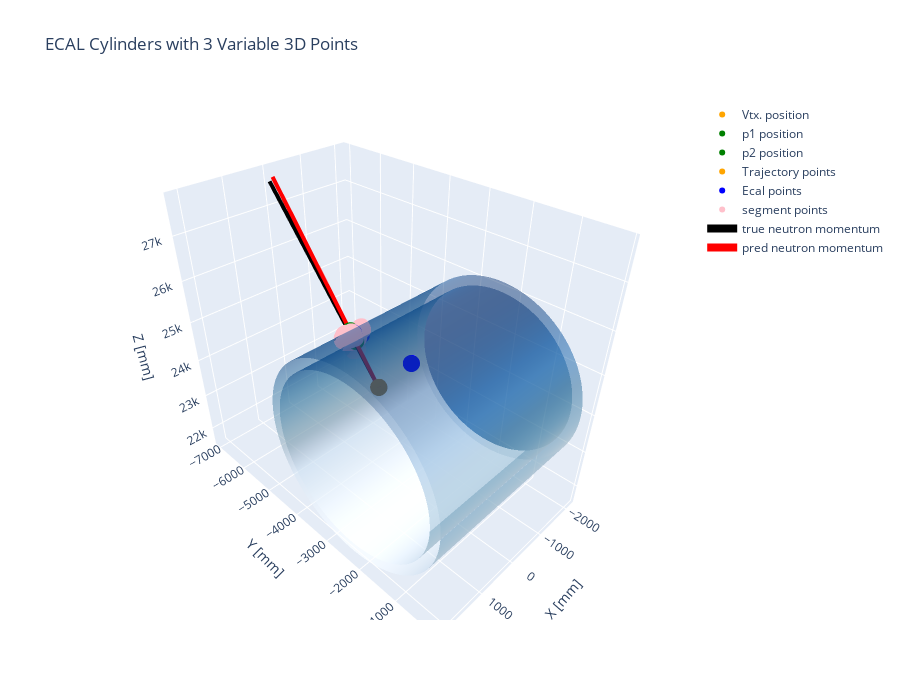

Notebook cell for this chart:
### Code cell
# --- Parametri cilindri (in mm) ---
r_out, r_in = 2230.0, 2000.0
x_min, x_max = -2150.0, 2150.0

# Centro del cilindro
x_c, y_c, z_c = 0.0, -2384.73, 23910.0

#event_index = 10


event_index = 227 #good
#event_index = 1

evt_df = df_flag.Range(event_index,event_index+1)
# evt_df = (evt_df.Define("x1", "hit_pred[0]")
#           .Define("y1", "hit_pred[1]")
#           .Define("z1", "hit_pred[2]")
#           .Define("x2", "hit_pred[3]")
#           .Define("y2", "hit_pred[4]")
#           .Define("z2", "hit_pred[5]"))

evt_df = (evt_df.Define("x1", "hit_pred2[0]")
          .Define("y1", "hit_pred2[1]")
          .Define("z1", "hit_pred2[2]")
          .Define("x2", "hit_pred2[3]")
          .Define("y2", "hit_pred2[4]")
          .Define("z2", "hit_pred2[5]")
          .Define("px_n", "n_px[0]")
          .Define("py_n", "n_py[0]")
          .Define("pz_n", "n_pz[0]")
          .Define("true_mom", "sqrt(px_n*px_n + py_n*py_n + pz_n*pz_n)" )
          .Define("px_end", "px_n/true_mom")
          .Define("py_end", "py_n/true_mom")
          .Define("pz_end", "pz_n/true_mom")
          .Define("pred_mom", "sqrt(n_px_pred*n_px_pred + n_py_pred*n_py_pred + n_pz_pred*n_pz_pred)" )
          .Define("px_end2", "n_px_pred/pred_mom")
          .Define("py_end2", "n_py_pred/pred_mom")
          .Define("pz_end2", "n_pz_pred/pred_mom")
          
          )

vtx_pos = evt_df.AsNumpy(["vertex_x","vertex_y","vertex_z"])
p1 = evt_df.AsNumpy(["x1","y1","z1"])
p2 = evt_df.AsNumpy(["x2","y2","z2"])
traj_point = evt_df.AsNumpy(["true_x_pos", "true_y_pos", "true_z_pos"])
ecal_point = evt_df.AsNumpy(["x_ecal", "y_ecal", "z_ecal"])
seg_point = evt_df.AsNumpy(["true_n_startX", "true_n_startY", "true_n_startZ"])
true_mom = evt_df.AsNumpy(["px_end","py_end","pz_end"])
pred_mom = evt_df.AsNumpy(["px_end2","py_end2","pz_end2"])
# segment = evt_df


traj = {k: list(traj_point[k][0]) for k in traj_point}
ecal = {k: list(ecal_point[k][0]) for k in ecal_point}
seg = {k: list(seg_point[k][0]) for k in seg_point}

# true_n_startX"

# --- Griglia cilindri ---
theta = np.linspace(0, 2*np.pi, 100)
x = np.linspace(x_min, x_max, 50)
Theta, X = np.meshgrid(theta, x)

# --- Coordinate cilindri ---
Y_out = y_c + r_out * np.cos(Theta)
Z_out = z_c + r_out * np.sin(Theta)

Y_in  = y_c + r_in  * np.cos(Theta)
Z_in  = z_c + r_in  * np.sin(Theta)

# --- Creazione figura Plotly ---
fig = go.Figure()

# Cilindro esterno
fig.add_surface(
    x=X + x_c, y=Y_out, z=Z_out,
    colorscale='Blues', opacity=0.5, showscale=False,
    name='Outer cylinder'
)

# Cilindro interno
fig.add_surface(
    x=X + x_c, y=Y_in, z=Z_in,
    colorscale='Blues', opacity=0.5, showscale=False,
    name='Inner cylinder'
)

#vertex
fig.add_trace(go.Scatter3d(
    x= vtx_pos["vertex_x"], y=vtx_pos["vertex_y"], z=vtx_pos["vertex_z"],
    mode='markers+text',
    #text=labels,
    textposition='top center',
    marker=dict(size=6, color='orange', symbol='circle'),
    name='Vtx. position'
))

#firt hit
fig.add_trace(go.Scatter3d(
    x= p1["x1"], y=p1["y1"], z=p1["z1"],
    mode='markers+text',
    #text=labels,
    textposition='top center',
    marker=dict(size=6, color='green', symbol='circle'),
    name='p1 position'
))

#second hit
fig.add_trace(go.Scatter3d(
    x= p2["x2"], y=p2["y2"], z=p2["z2"],
    mode='markers+text',
    #text=labels,
    textposition='top center',
    marker=dict(size=6, color='green', symbol='circle'),
    name='p2 position'
))

#trajectory points
fig.add_trace(go.Scatter3d(
    x= traj["true_x_pos"], y=traj["true_y_pos"], z=traj["true_z_pos"],
    mode='markers',
    #text=labels,
    #textposition='top center',
    marker=dict(size=6, color='orange', symbol='circle'),
    name='Trajectory points'
))

#cluster position
fig.add_trace(go.Scatter3d(
    x= ecal["x_ecal"], y=ecal["y_ecal"], z=ecal["z_ecal"],
    mode='markers',
    #text=labels,
    #textposition='top center',
    marker=dict(size=6, color='blue', symbol='circle'),
    name='Ecal points'
))

#seg position
fig.add_trace(go.Scatter3d(
    x= seg["true_n_startX"], y=seg["true_n_startY"], z=seg["true_n_startZ"],
    mode='markers',
    #text=labels,
    #textposition='top center',
    marker=dict(size=6, color='pink', symbol='circle'),
    name='segment points'
))

x0 = vtx_pos["vertex_x"][0]
y0 = vtx_pos["vertex_y"][0]
z0 = vtx_pos["vertex_z"][0]

x1 = true_mom["px_end"][0]
y1 = true_mom["py_end"][0]
z1 = true_mom["pz_end"][0]
print(f"({x1}, {y1}, {z1})")
f = 5000
# x_new = x0 + f * (x1 - x0)
# y_new = y0 + f * (y1 - y0)
# z_new = z0 + f * (z1 - z0)

x_new = x0 + f * (x1)
y_new = y0 + f * (y1)
z_new = z0 + f * (z1)

fig.add_trace(go.Scatter3d(
    #x= true_mom["px_n"], y=true_mom["py_n"], z=true_mom["pz_n"],
    # x= vtx_pos["vertex_x"] + , y=vtx_pos["vertex_y"] + , z=vtx_pos["vertex_z"] + 
    # x=x_line + , y=y_line, z=z_line,
    # x= [vtx_pos["vertex_x"], true_mom["px_end"]] ,
    # y= [vtx_pos["vertex_y"], true_mom["py_end"]] ,
    # z= [vtx_pos["vertex_z"], true_mom["pz_end"]] ,

    # x=[x0, x1],
    # y=[y0, y1],
    # z=[z0, z1],

    x=[x0, x_new],
    y=[y0, y_new],
    z=[z0, z_new],

    mode='lines',
    #text=labels,
    #textposition='top center',
    line=dict(color='black', width=8),
    name='true neutron momentum'
))


x1_p = pred_mom["px_end2"][0]
y1_p = pred_mom["py_end2"][0]
z1_p = pred_mom["pz_end2"][0]

x_new2 = x0 + f * (x1_p)
y_new2 = y0 + f * (y1_p)
z_new2 = z0 + f * (z1_p)

#pred momentum
fig.add_trace(go.Scatter3d(
    x=[x0, x_new2],
    y=[y0, y_new2],
    z=[z0, z_new2],

    mode='lines',
    #text=labels,
    #textposition='top center',
    line=dict(color='red', width=8),
    name='pred neutron momentum'
))


# true_mom = evt_df.AsNumpy(["px_n","py_n","pz_n"])
# pred_mom = evt_df.AsNumpy(["n_px_pred", "n_py_pred","n_pz_pred"])


fig.update_layout(
    title='ECAL Cylinders with 3 Variable 3D Points',
    scene=dict(
        xaxis_title='X [mm]',
        yaxis_title='Y [mm]',
        zaxis_title='Z [mm]',
        aspectmode='data'
    ),
    width=900,
    height=700
)

fig.show()

### Figure 1 — Plotly figure (JSON) as saved in the notebook; plotly's stock layout.template omitted (floating-point values rounded to 4 significant figures; data arrays with more than 128 entries replaced by an {"elided": "..."} marker saying what was removed)
{"data": [{"colorscale": [[0, "rgb(247,251,255)"], [0.125, "rgb(222,235,247)"], [0.25, "rgb(198,219,239)"], [0.375, "rgb(158,202,225)"], [0.5, "rgb(107,174,214)"], [0.625, "rgb(66,146,198)"], [0.75, "rgb(33,113,181)"], [0.875, "rgb(8,81,156)"], [1, "rgb(8,48,107)"]], "name": "Outer cylinder", "opacity": 0.5, "showscale": false, "type": "surface", "x": {"elided": "50x100 float values"}, "y": {"elided": "50x100 float values"}, "z": {"elided": "50x100 float values"}}, {"colorscale": [[0, "rgb(247,251,255)"], [0.125, "rgb(222,235,247)"], [0.25, "rgb(198,219,239)"], [0.375, "rgb(158,202,225)"], [0.5, "rgb(107,174,214)"], [0.625, "rgb(66,146,198)"], [0.75, "rgb(33,113,181)"], [0.875, "rgb(8,81,156)"], [1, "rgb(8,48,107)"]], "name": "Inner cylinder", "opacity": 0.5, "showscale": false, "type": "surface", "x": {"elided": "50x100 float values"}, "y": {"elided": "50x100 float values"}, "z": {"elided": "50x100 float values"}}, {"marker": {"color": "orange", "size": 6, "symbol": "circle"}, "mode": "markers+text", "name": "Vtx. position", "textposition": "top center", "type": "scatter3d", "x": [818.6], "y": [-2928.0], "z": [24780.0]}, {"marker": {"color": "green", "size": 6, "symbol": "circle"}, "mode": "markers+text", "name": "p1 position", "textposition": "top center", "type": "scatter3d", "x": [648.1], "y": [-3742.0], "z": [25380.0]}, {"marker": {"color": "green", "size": 6, "symbol": "circle"}, "mode": "markers+text", "name": "p2 position", "textposition": "top center", "type": "scatter3d", "x": [608.6], "y": [-3930.0], "z": [25520.0]}, {"marker": {"color": "orange", "size": 6, "symbol": "circle"}, "mode": "markers", "name": "Trajectory points", "type": "scatter3d", "x": [818.6, 635.0], "y": [-2928.0, -3857.0], "z": [24780.0, 25420.0]}, {"marker": {"color": "blue", "size": 6, "symbol": "circle"}, "mode": "markers", "name": "Ecal points", "type": "scatter3d", "x": [673.8, 328.8, 674.5, 632.1, 652.3, 1037.0], "y": [-4041.0, -3925.0, -3951.0, -3862.0, -3792.0, -1910.0], "z": [25270.0, 25290.0, 25390.0, 25410.0, 25550.0, 25970.0]}, {"marker": {"color": "pink", "size": 6, "symbol": "circle"}, "mode": "markers", "name": "segment points", "type": "scatter3d", "x": {"elided": "430 float values"}, "y": {"elided": "430 float values"}, "z": {"elided": "430 float values"}}, {"line": {"color": "black", "width": 8}, "mode": "lines", "name": "true neutron momentum", "type": "scatter3d", "x": [818.6, 16.22], "y": [-2928.0, -6987.0], "z": [24780.0, 27590.0]}, {"line": {"color": "red", "width": 8}, "mode": "lines", "name": "pred neutron momentum", "type": "scatter3d", "x": [818.6, -14.35], "y": [-2928.0, -6904.0], "z": [24780.0, 27700.0]}], "layout": {"height": 700, "scene": {"aspectmode": "data", "xaxis": {"title": {"text": "X [mm]"}}, "yaxis": {"title": {"text": "Y [mm]"}}, "zaxis": {"title": {"text": "Z [mm]"}}}, "title": {"text": "ECAL Cylinders with 3 Variable 3D Points"}, "width": 900}}
